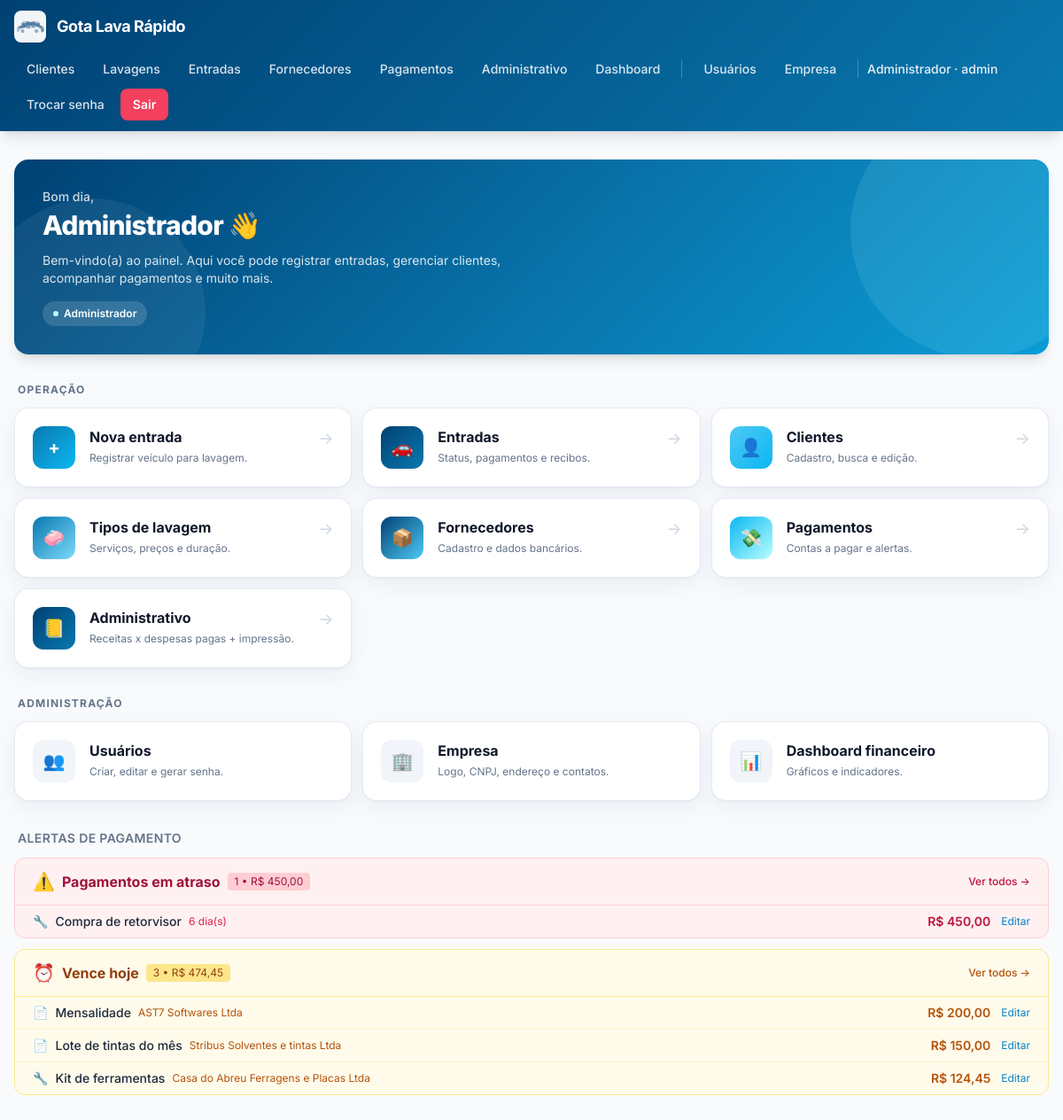
Page /dashboard.php (signed in) on the earlier database version.
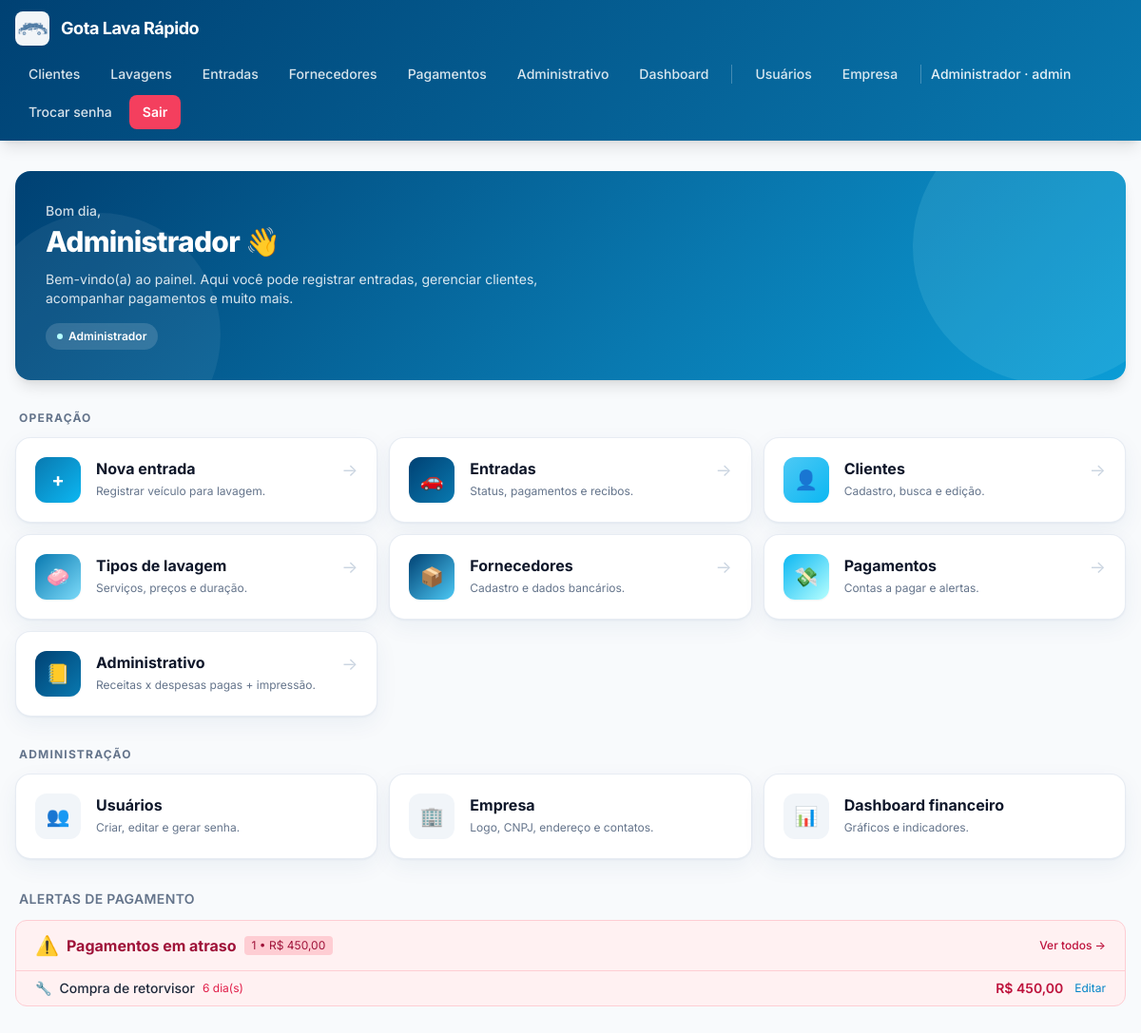
Same page on the later database version.
### tables this page shows
CREATE TABLE pagamentos_despesas (
            id INTEGER PRIMARY KEY AUTOINCREMENT,
            tipo_pessoa TEXT NOT NULL DEFAULT 'avulso',
            pessoa_id INTEGER,
            pessoa_nome TEXT NOT NULL DEFAULT '',
            categoria_id INTEGER NOT NULL,
            descricao TEXT NOT NULL DEFAULT '',
            documento TEXT NOT NULL DEFAULT '',
            valor_centavos INTEGER NOT NULL DEFAULT 0,
            data_vencimento TEXT NOT NULL,
            data_pagamento TEXT NOT NULL DEFAULT '',
            forma_pagamento TEXT NOT NULL DEFAULT '',
            observacoes TEXT NOT NULL DEFAULT '',
            criado_por INTEGER,
            criado_em TEXT NOT NULL DEFAULT (datetime('now','localtime')),
            atualizado_em TEXT NOT NULL DEFAULT (datetime('now','localtime'))
        );

CREATE TABLE categorias_pagamento (
            id INTEGER PRIMARY KEY AUTOINCREMENT,
            nome TEXT NOT NULL UNIQUE,
            cor TEXT NOT NULL DEFAULT '#64748b',
            icone TEXT NOT NULL DEFAULT '📄',
            ativo INTEGER NOT NULL DEFAULT 1,
            ordem INTEGER NOT NULL DEFAULT 0,
            criado_em TEXT NOT NULL DEFAULT (datetime('now','localtime'))
        );

### config.php (called while the page is built, shortened)
<?php
function db(): PDO {
    static $pdo = null;
    if ($pdo === null) {
        $pdo = new PDO('sqlite:' . DB_PATH, null, null, [
            PDO::ATTR_ERRMODE            => PDO::ERRMODE_EXCEPTION,
            PDO::ATTR_DEFAULT_FETCH_MODE => PDO::FETCH_ASSOC,
        ]);
        $pdo->exec('PRAGMA foreign_keys = ON');
        $pdo->exec('PRAGMA journal_mode = WAL');
    }
    return $pdo;
}
require_once APP_ROOT . '/functions.php';

### functions.php (called while the page is built, shortened)
<?php
function e(?string $s): string {
    return htmlspecialchars((string)$s, ENT_QUOTES, 'UTF-8');
}
function usuario_logado(): ?array {
    $stmt = db()->prepare('SELECT id, email, is_admin, precisa_trocar_senha, ativo FROM usuarios WHERE id = ?');
    $stmt->execute([$_SESSION['usuario_id']]);
    $u = $stmt->fetch();
    return $u;
}
function centavos_para_moeda(int $c): string {
    return number_format($c / 100, 2, ',', '.');
}
function centavos_para_moeda_brl(int $c): string {
    return 'R$ ' . centavos_para_moeda($c);
}
function metricas_pagamentos(): array {
    $pdo = db();
    $hoje   = date('Y-m-d');
    $amanha = date('Y-m-d', strtotime('+1 day'));
    $anoMes = date('Y-m');
    $m = [];
    $st = $pdo->prepare("
        SELECT COALESCE(SUM(valor_centavos),0) FROM pagamentos_despesas
        WHERE data_pagamento LIKE :mes
    ");
    $st->execute([':mes' => $anoMes . '%']);
    $m['pago_mes'] = (int)$st->fetchColumn();
    $st = $pdo->prepare("
        SELECT COALESCE(SUM(valor_centavos),0) FROM pagamentos_despesas
        WHERE data_pagamento = ''
          AND data_vencimento LIKE :mes
    ");
    $st->execute([':mes' => $anoMes . '%']);
    $m['pendente_mes'] = (int)$st->fetchColumn();
    $st = $pdo->prepare("
        SELECT COALESCE(SUM(valor_centavos),0), COUNT(*)
        FROM pagamentos_despesas
        WHERE data_pagamento = ''
          AND data_vencimento < :hoje
    ");
    $st->execute([':hoje' => $hoje]);
    $row = $st->fetch(PDO::FETCH_NUM);
    $m['atraso_total']  = (int)$row[0];
    $m['atraso_qtd']    = (int)$row[1];
    $st = $pdo->prepare("
        SELECT COALESCE(SUM(valor_centavos),0), COUNT(*)
        FROM pagamentos_despesas
        WHERE data_pagamento = '' AND data_vencimento = :hoje
    ");
    $st->execute([':hoje' => $hoje]);
    $row = $st->fetch(PDO::FETCH_NUM);
    $m['vence_hoje_total'] = (int)$row[0];
    $m['vence_hoje_qtd']   = (int)$row[1];
    $st = $pdo->prepare("
        SELECT COALESCE(SUM(valor_centavos),0), COUNT(*)
        FROM pagamentos_despesas
        WHERE data_pagamento = '' AND data_vencimento = :amanha
    ");
    $st->execute([':amanha' => $amanha]);
    $row = $st->fetch(PDO::FETCH_NUM);
    $m['vence_amanha_total'] = (int)$row[0];
    $m['vence_amanha_qtd']   = (int)$row[1];
    return $m;
}

### _alertas_pagamentos.php (the view, shortened to what the changed rows need)
<?php
require_once __DIR__ . '/config.php';
$__mp = metricas_pagamentos();
$__atrasados = db()->query("
    SELECT p.*, c.nome AS categoria_nome, c.icone AS categoria_icone, c.cor AS categoria_cor
    FROM pagamentos_despesas p
    LEFT JOIN categorias_pagamento c ON c.id = p.categoria_id
    WHERE p.data_pagamento = ''
      AND p.data_vencimento < date('now','localtime')
    ORDER BY p.data_vencimento
    LIMIT 5
")->fetchAll();
$__hoje = db()->query("
    SELECT p.*, c.nome AS categoria_nome, c.icone AS categoria_icone, c.cor AS categoria_cor
    FROM pagamentos_despesas p
    LEFT JOIN categorias_pagamento c ON c.id = p.categoria_id
    WHERE p.data_pagamento = ''
      AND p.data_vencimento = date('now','localtime')
    ORDER BY p.id
")->fetchAll();
?>
<div class="mt-8">
  <h2 class="text-sm font-semibold text-slate-500 uppercase tracking-wide mb-3 px-1">
    Alertas de pagamento
  </h2>
  <?php if ($__atrasados): ?>
    <div class="mb-3 rounded-xl border border-rose-200 bg-rose-50 overflow-hidden">
      <ul class="divide-y divide-rose-100">
        <?php foreach ($__atrasados as $p):
          $dias = (int)((strtotime(date('Y-m-d')) - strtotime($p['data_vencimento'])) / 86400);
        ?>
        <li class="px-5 py-2 flex items-center justify-between text-sm">
          <div class="flex items-center gap-2 min-w-0">
            <span><?= e($p['categoria_icone']) ?></span>
            <span class="font-medium truncate"><?= e($p['descricao']) ?></span>
            <span class="text-rose-600 text-xs whitespace-nowrap"><?= $dias ?> dia(s)</span>
          </div>
          <div class="flex items-center gap-3 whitespace-nowrap">
            <span class="font-semibold text-rose-700"><?= e(centavos_para_moeda_brl((int)$p['valor_centavos'])) ?></span>
            <a href="pagamento_form.php?id=<?= (int)$p['id'] ?>" class="text-sky-600 hover:underline text-xs">Editar</a>
          </div>
        </li>
        <?php endforeach; ?>
      </ul>
    </div>
  <?php endif; ?>
  <?php if ($__hoje): ?>
    <div class="mb-3 rounded-xl border border-amber-200 bg-amber-50 overflow-hidden">
      <div class="px-5 py-3 border-b border-amber-200 flex items-center justify-between">
        <div class="flex items-center gap-2">
          <span class="text-xl">⏰</span>
          <strong class="text-amber-800">Vence hoje</strong>
          <span class="text-xs bg-amber-200 text-amber-800 px-2 py-0.5 rounded">
            <?= (int)$__mp['vence_hoje_qtd'] ?> • <?= e(centavos_para_moeda_brl($__mp['vence_hoje_total'])) ?>
          </span>
        </div>
        <a href="pagamentos.php?status=pendente" class="text-xs text-amber-700 hover:underline font-medium">Ver todos →</a>
      </div>
      <ul class="divide-y divide-amber-100">
        <?php foreach ($__hoje as $p): ?>
        <li class="px-5 py-2 flex items-center justify-between text-sm">
          <div class="flex items-center gap-2 min-w-0">
            <span><?= e($p['categoria_icone']) ?></span>
            <span class="font-medium truncate"><?= e($p['descricao']) ?></span>
            <span class="text-amber-700 text-xs"><?= e($p['pessoa_nome']) ?></span>
          </div>
          <div class="flex items-center gap-3 whitespace-nowrap">
            <span class="font-semibold text-amber-700"><?= e(centavos_para_moeda_brl((int)$p['valor_centavos'])) ?></span>
            <a href="pagamento_form.php?id=<?= (int)$p['id'] ?>" class="text-sky-600 hover:underline text-xs">Editar</a>
          </div>
        </li>
        <?php endforeach; ?>
      </ul>
    </div>
  <?php endif; ?>
</div>

### dashboard.php (shortened to what the changed rows need)
<?php
require_once __DIR__ . '/config.php';
require __DIR__ . '/header.php';
$nomeUsuario = $u['email'];
try {
    $st = db()->prepare('SELECT nome FROM usuarios WHERE id = ?');
    $st->execute([(int)$_SESSION['usuario_id']]);
    $n = $st->fetchColumn();
    if ($n) $nomeUsuario = $n;
} catch (Throwable $e) {}
$primeiroNome = explode(' ', trim($nomeUsuario))[0] ?? $nomeUsuario;
?>
<div class="fade-up relative overflow-hidden rounded-2xl text-white shadow-lg mb-8"
     style="background: linear-gradient(135deg, #004173 0%, #0979b0 60%, #0cb7f2 130%);">
  <div class="relative z-10 px-6 sm:px-8 py-8">
    <h1 class="text-2xl sm:text-3xl font-extrabold tracking-tight mt-1"><?= e($primeiroNome) ?> 👋</h1>
  </div>
</div>
<h2 class="text-xs font-bold text-slate-500 uppercase tracking-widest mb-3 px-1">Operação</h2>
<div class="grid gap-3 sm:grid-cols-2 lg:grid-cols-3 mb-8">
  <?php
  $cards = [
    [
      'href'  => 'entrada_lavagem.php',
      'titulo'=> 'Nova entrada',
      'desc'  => 'Registrar veículo para lavagem.',
      'icon'  => '+',
      'bg'    => 'linear-gradient(135deg,#0979b0,#0cb7f2)',
    ],
    [
      'href'  => 'entradas.php',
      'titulo'=> 'Entradas',
      'desc'  => 'Status, pagamentos e recibos.',
      'icon'  => '🚗',
      'bg'    => 'linear-gradient(135deg,#004173,#0979b0)',
    ],
    [
      'href'  => 'clientes.php',
      'titulo'=> 'Clientes',
      'desc'  => 'Cadastro, busca e edição.',
      'icon'  => '👤',
      'bg'    => 'linear-gradient(135deg,#4dc9f5,#0cb7f2)',
    ],
    [
      'href'  => 'lavagens.php',
      'titulo'=> 'Tipos de lavagem',
      'desc'  => 'Serviços, preços e duração.',
      'icon'  => '🧼',
      'bg'    => 'linear-gradient(135deg,#0979b0,#7cdaf9)',
    ],
    [
      'href'  => 'fornecedores.php',
      'titulo'=> 'Fornecedores',
      'desc'  => 'Cadastro e dados bancários.',
      'icon'  => '📦',
      'bg'    => 'linear-gradient(135deg,#004173,#4dc9f5)',
    ],
    [
      'href'  => 'pagamentos.php',
      'titulo'=> 'Pagamentos',
      'desc'  => 'Contas a pagar e alertas.',
      'icon'  => '💸',
      'bg'    => 'linear-gradient(135deg,#0cb7f2,#b6ffff)',
    ],
    [
      'href'  => 'administrativo.php',
      'titulo'=> 'Administrativo',
      'desc'  => 'Receitas x despesas pagas + impressão.',
      'icon'  => '📒',
      'bg'    => 'linear-gradient(135deg,#004173,#0979b0)',
],
  ];
  foreach ($cards as $c): ?>
    <a href="<?= e($c['href']) ?>"
       class="fade-up group block rounded-2xl bg-white p-5 border border-slate-200/80 shadow-card hover:shadow-lg hover:-translate-y-0.5 transition-all">
      <div class="flex items-start gap-4">
        <div class="w-12 h-12 rounded-xl text-white flex items-center justify-center text-xl font-bold shadow-sm flex-shrink-0"
             style="background: <?= e($c['bg']) ?>;">
          <?= e($c['icon']) ?>
        </div>
        <div class="min-w-0 flex-1">
          <div class="font-bold text-slate-900 group-hover:text-brand-700 transition"><?= e($c['titulo']) ?></div>
          <div class="text-xs text-slate-500 mt-1"><?= e($c['desc']) ?></div>
        </div>
        <div class="text-slate-300 group-hover:text-brand-400 transition text-lg">→</div>
      </div>
    </a>
  <?php endforeach; ?>
</div>
<?php if ($u['is_admin']): ?>
  <h2 class="text-xs font-bold text-slate-500 uppercase tracking-widest mb-3 px-1">Administração</h2>
<?php endif; ?>
<?php require __DIR__ . '/_alertas_pagamentos.php'; ?>
<?php require __DIR__ . '/footer.php'; ?>

Differences in the rows shown:
no longer on this page (row edited): pagamentos_despesas: categorias_pagamento.icone "📄", descricao "Mensalidade", pessoa_nome "AST7 Softwares Ltda", valor_centavos "R$ 200,00"
no longer on this page (row edited): pagamentos_despesas: categorias_pagamento.icone "📄", descricao "Lote de tintas do mês", pessoa_nome "Stribus Solventes e tintas Ltda", valor_centavos "R$ 150,00"
no longer on this page (row edited): pagamentos_despesas: categorias_pagamento.icone "🔧", descricao "Kit de ferramentas", pessoa_nome "Casa do Abreu Ferragens e Placas Ltda", valor_centavos "R$ 124,45"
Other differences:
$__mp['vence_hoje_qtd']: "3" → (not shown)
centavos_para_moeda_brl($__mp['vence_hoje_total']): "R$ 474,45" → (not shown)
text no longer shown: "⏰ Vence hoje • Ver todos →"
